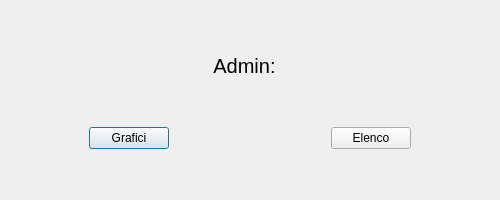
<?xml version="1.0" encoding="UTF-8"?>
<ui version="4.0">
 <class>Loginadmin</class>
 <widget class="QDialog" name="Loginadmin">
  <property name="geometry">
   <rect>
    <x>0</x>
    <y>0</y>
    <width>500</width>
    <height>200</height>
   </rect>
  </property>
  <property name="windowTitle">
   <string>Pagina amministratore</string>
  </property>
  <layout class="QHBoxLayout" name="horizontalLayout_2">
   <item>
    <layout class="QVBoxLayout" name="verticalLayout">
     <item>
      <widget class="QLabel" name="lbladmin">
       <property name="maximumSize">
        <size>
         <width>16777215</width>
         <height>30</height>
        </size>
       </property>
       <property name="font">
        <font>
         <pointsize>15</pointsize>
        </font>
       </property>
       <property name="text">
        <string>Admin: &lt;Nome&gt; &lt;Cognome&gt;</string>
       </property>
       <property name="alignment">
        <set>Qt::AlignCenter</set>
       </property>
      </widget>
     </item>
     <item>
      <layout class="QHBoxLayout" name="horizontalLayout">
       <item alignment="Qt::AlignHCenter|Qt::AlignVCenter">
        <widget class="QPushButton" name="btngotografici">
         <property name="text">
          <string>Grafici</string>
         </property>
        </widget>
       </item>
       <item alignment="Qt::AlignHCenter">
        <widget class="QPushButton" name="lblgotoelenco">
         <property name="text">
          <string>Elenco</string>
         </property>
        </widget>
       </item>
      </layout>
     </item>
    </layout>
   </item>
  </layout>
 </widget>
 <resources/>
 <connections/>
</ui>
